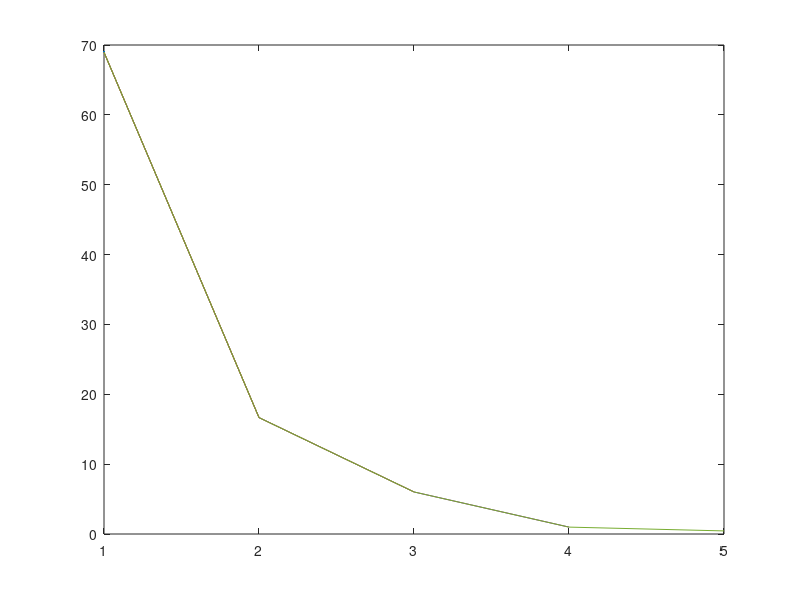
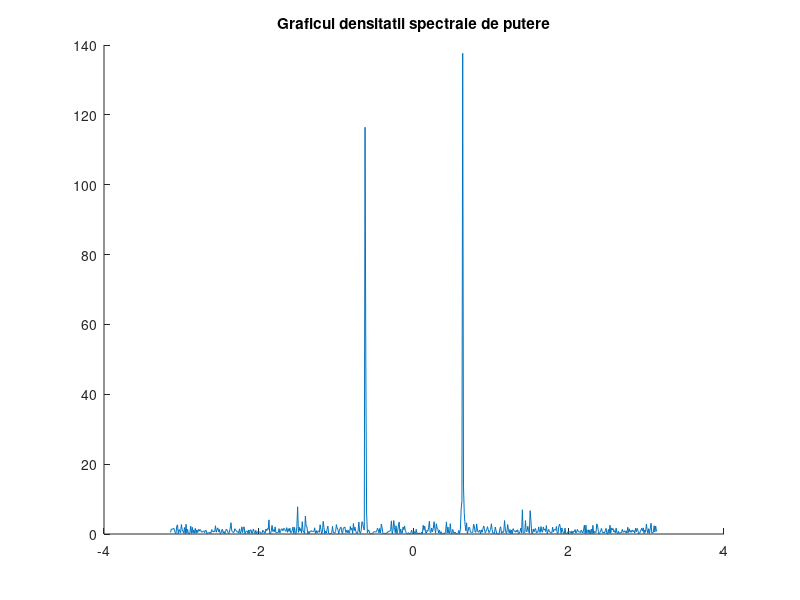
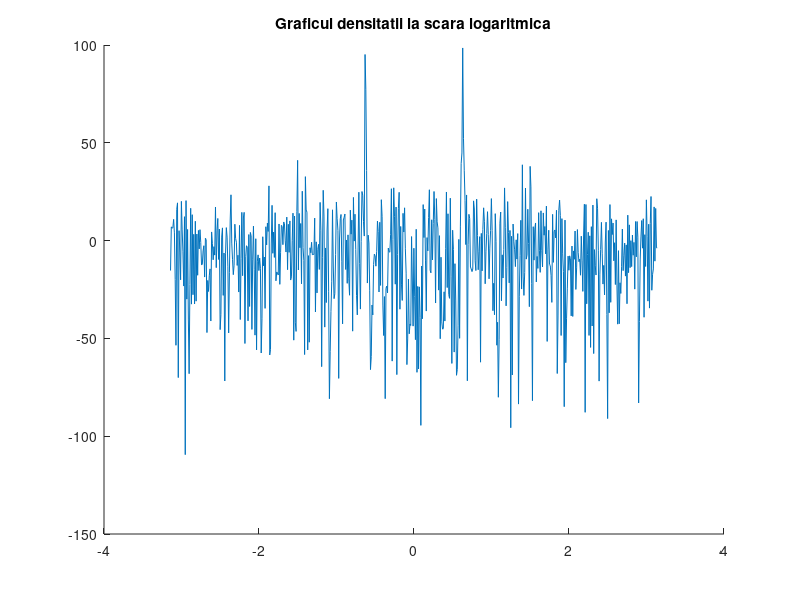
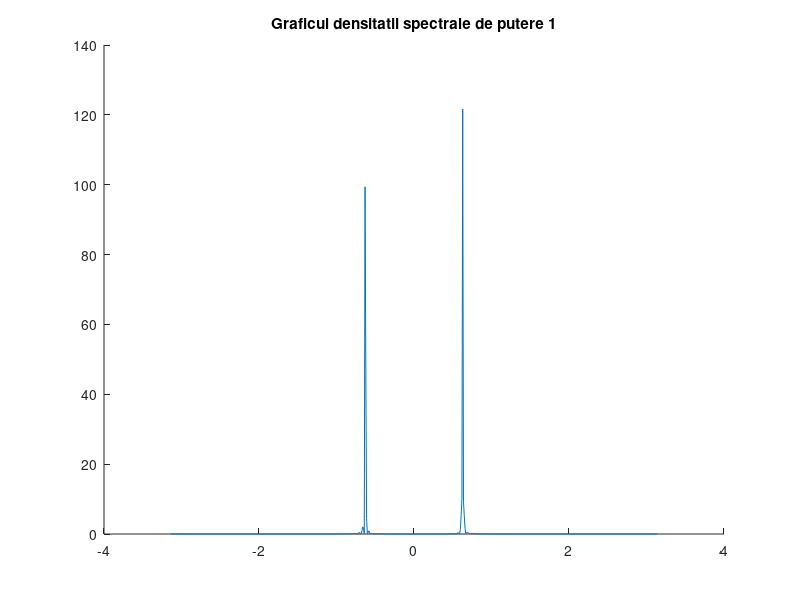

MATLAB code for these plots, in order:
%%

N = 480;
n = 0 : N-1;
e = randn(1, N);        %Generez semnalul zgomot alb;
omega = -pi : 0.01 : pi;
omega0 = pi/5;
x = cos(omega0 * n) + e;

%%
%Subpunctul a)

figure; hold on;
stem(n, x);
title("Reprezentarea in discret a semnalului x");
hold off;

%Observam ca este greu de estimat vizual o periodicitate a semnalului

%%
%Subpunctul b)

X1 = freqz(x, 1, omega);    %Calculez TF a semnalului
dens = (abs(X1).^2)/N ;     %densitatea spectrala de putere

figure; hold on;
plot(omega, dens)          %Graficul densitatii spectrale de putere
title("Graficul densitatii spectrale de putere")
hold off;

figure ; hold on;
plot(omega, 20*log(dens))  %Graficul densitatii in reprezentare logaritmica
title("Graficul densitatii la scara logaritmica")
hold off;

%%
%Subpunctul c)
a1 = 0.1;
a2 = 0.5;
a3 = 1;
a4 = 3;
a5 = 5;

x1_c = cos(omega0 * n) + a1*e;
x2_c = cos(omega0 * n) + a2*e;
x3_c = cos(omega0 * n) + a3*e;
x4_c = cos(omega0 * n) + a4*e;
x5_c = cos(omega0 * n) + a5*e;

X1_c = freqz(x1_c, 1, omega);    %Calculez TF 
dens1 = (abs(X1_c).^2)/N ;       %densitatea spectrala de putere

X2_c = freqz(x2_c, 1, omega);    %Calculez TF 
dens2 = (abs(X2_c).^2)/N ;       %densitatea spectrala de putere

X3_c = freqz(x3_c, 1, omega);    %Calculez TF 
dens3 = (abs(X3_c).^2)/N ;       %densitatea spectrala de putere

X4_c = freqz(x4_c, 1, omega);    %Calculez TF 
dens4 = (abs(X4_c).^2)/N ;       %densitatea spectrala de putere

X5_c = freqz(x5_c, 1, omega);    %Calculez TF 
dens5 = (abs(X5_c).^2)/N ;       %densitatea spectrala de putere


figure; hold on;
plot(omega, abs(dens1))          %Graficul densitatii spectrale de putere 1
title("Graficul densitatii spectrale de putere 1")
hold off;

figure; hold on;
plot(omega, abs(dens2))         %Graficul densitatii spectrale de putere 2
title("Graficul densitatii spectrale de putere 2")
hold off;

figure; hold on;
plot(omega, abs(dens3))          %Graficul densitatii spectrale de putere 3
title("Graficul densitatii spectrale de putere 3")
hold off;

figure; hold on;
plot(omega, abs(dens4))          %Graficul densitatii spectrale de putere 4
title("Graficul densitatii spectrale de putere 4")
hold off;

figure; hold on;
plot(omega, abs(dens5))          %Graficul densitatii spectrale de putere 4
title("Graficul densitatii spectrale de putere 5")
hold off;


%Pentru amplitudini mici , semnalul este mai puternic si se distinge mai
%usor.Amplitudinea in jurul careia pulsatia se mai poate identifica cu
%precizie este in jur de 5.

%%
%Subpunctul d)

for i = 1 : 5
    a = [0.1 0.5 1 3 5];
    xn_d = cos(omega0*n)+a(i)*e;
    rx = xcorr(xn_d, 'biased'); %secventa de autocorelatie pentru semnalul x_n
    rv = xcorr(a(i)*e, 'biased');    %secventa de autocorelatie pentru zgomot
    SNR(i) = 20*log(rx/rv);       %raport semnal zgomot
    
    figure(1)
    plot(SNR)
    hold on;
end
hold off;
